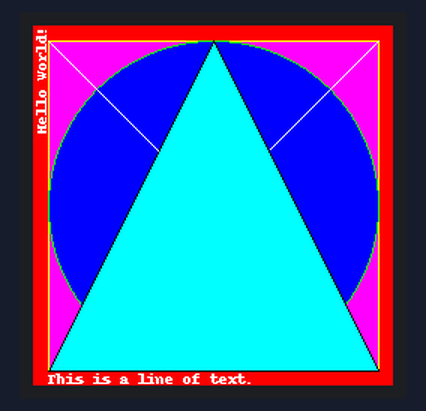
Recording of a program running on a simulated Raspberry Pi (BCM pin numbers). On the bench: 240×240 colour display. What the program prints to the terminal is not drawn. At 0.3 s the program stops and its outputs stay as they are.

Above: at 0.4 s.

The program:

display_shapes.py
```python
#!/usr/bin/env python3
import sys

from PIL import Image
from PIL import ImageDraw
from PIL import ImageFont

import ST7789

print("""
shapes.py - Display test shapes on the LCD using PIL.

If you're using Breakout Garden, plug the 1.3" LCD (SPI)
breakout into the front slot.

Usage: {} <display_type>

Where <display_type> is one of:

  * square - 240x240 1.3" Square LCD
  * round  - 240x240 1.3" Round LCD (applies an offset)
  * rect   - 240x135 1.14" Rectangular LCD (applies an offset)
  * dhmini - 320x240 2.0" Display HAT Mini
""".format(sys.argv[0]))

try:
    display_type = sys.argv[1]
except IndexError:
    display_type = "square"

# Create ST7789 LCD display class.

if display_type in ("square", "rect", "round"):
    disp = ST7789.ST7789(
        height=135 if display_type == "rect" else 240,
        rotation=0 if display_type == "rect" else 90,
        port=0,
        cs=ST7789.BG_SPI_CS_FRONT,  # BG_SPI_CS_BACK or BG_SPI_CS_FRONT
        dc=9,
        backlight=19,               # 18 for back BG slot, 19 for front BG slot.
        spi_speed_hz=80 * 1000 * 1000,
        offset_left=0 if display_type == "square" else 40,
        offset_top=53 if display_type == "rect" else 0
    )

elif display_type == "dhmini":
    disp = ST7789.ST7789(
        height=240,
        width=320,
        rotation=180,
        port=0,
        cs=1,
        dc=9,
        backlight=13,
        spi_speed_hz=60 * 1000 * 1000,
        offset_left=0,
        offset_top=0
   )

else:
    print ("Invalid display type!")

# Initialize display.
disp.begin()

WIDTH = disp.width
HEIGHT = disp.height


# Clear the display to a red background.
# Can pass any tuple of red, green, blue values (from 0 to 255 each).
# Get a PIL Draw object to start drawing on the display buffer.
img = Image.new('RGB', (WIDTH, HEIGHT), color=(255, 0, 0))

draw = ImageDraw.Draw(img)

# Draw a purple rectangle with yellow outline.
draw.rectangle((10, 10, WIDTH - 10, HEIGHT - 10), outline=(255, 255, 0), fill=(255, 0, 255))

# Draw some shapes.
# Draw a blue ellipse with a green outline.
draw.ellipse((10, 10, WIDTH - 10, HEIGHT - 10), outline=(0, 255, 0), fill=(0, 0, 255))

# Draw a white X.
draw.line((10, 10, WIDTH - 10, HEIGHT - 10), fill=(255, 255, 255))
draw.line((10, HEIGHT - 10, WIDTH - 10, 10), fill=(255, 255, 255))

# Draw a cyan triangle with a black outline.
draw.polygon([(WIDTH / 2, 10), (WIDTH - 10, HEIGHT - 10), (10, HEIGHT - 10)], outline=(0, 0, 0), fill=(0, 255, 255))

# Load default font.
font = ImageFont.load_default()

# Alternatively load a TTF font.
# Some other nice fonts to try: http://www.dafont.com/bitmap.php
# font = ImageFont.truetype('Minecraftia.ttf', 16)


# Define a function to create rotated text.  Unfortunately PIL doesn't have good
# native support for rotated fonts, but this function can be used to make a
# text image and rotate it so it's easy to paste in the buffer.
def draw_rotated_text(image, text, position, angle, font, fill=(255, 255, 255)):
    # Get rendered font width and height.
    draw = ImageDraw.Draw(image)
    width, height = draw.textsize(text, font=font)
    # Create a new image with transparent background to store the text.
    textimage = Image.new('RGBA', (width, height), (0, 0, 0, 0))
    # Render the text.
    textdraw = ImageDraw.Draw(textimage)
    textdraw.text((0, 0), text, font=font, fill=fill)
    # Rotate the text image.
    rotated = textimage.rotate(angle, expand=1)
    # Paste the text into the image, using it as a mask for transparency.
    image.paste(rotated, position, rotated)


# Write two lines of white text on the buffer, rotated 90 degrees counter clockwise.
draw_rotated_text(img, 'Hello World!', (0, 0), 90, font, fill=(255, 255, 255))
draw_rotated_text(img, 'This is a line of text.', (10, HEIGHT - 10), 0, font, fill=(255, 255, 255))

# Write buffer to display hardware, must be called to make things visible on the
# display!
disp.display(img)
```
